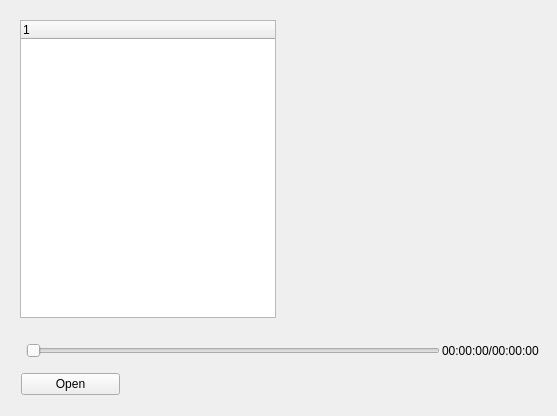
<?xml version="1.0" encoding="UTF-8"?>
<ui version="4.0">
 <class>ReviewWidget</class>
 <widget class="QWidget" name="ReviewWidget">
  <property name="geometry">
   <rect>
    <x>0</x>
    <y>0</y>
    <width>557</width>
    <height>416</height>
   </rect>
  </property>
  <property name="windowTitle">
   <string>Form</string>
  </property>
  <layout class="QVBoxLayout" name="verticalLayout" stretch="5,1">
   <item>
    <widget class="QWidget" name="main_widget" native="true">
     <property name="styleSheet">
      <string notr="true">font: 9pt &quot;微软雅黑&quot;;</string>
     </property>
     <layout class="QHBoxLayout" name="horizontalLayout_3" stretch="1,4">
      <property name="spacing">
       <number>9</number>
      </property>
      <property name="leftMargin">
       <number>9</number>
      </property>
      <property name="topMargin">
       <number>9</number>
      </property>
      <property name="rightMargin">
       <number>9</number>
      </property>
      <property name="bottomMargin">
       <number>9</number>
      </property>
      <item>
       <widget class="QTreeWidget" name="treeMain">
        <property name="sizePolicy">
         <sizepolicy hsizetype="Fixed" vsizetype="Expanding">
          <horstretch>0</horstretch>
          <verstretch>0</verstretch>
         </sizepolicy>
        </property>
        <property name="minimumSize">
         <size>
          <width>0</width>
          <height>0</height>
         </size>
        </property>
        <column>
         <property name="text">
          <string notr="true">1</string>
         </property>
        </column>
       </widget>
      </item>
      <item>
       <widget class="QWidget" name="main_video_widget" native="true">
        <property name="sizePolicy">
         <sizepolicy hsizetype="Expanding" vsizetype="Expanding">
          <horstretch>0</horstretch>
          <verstretch>0</verstretch>
         </sizepolicy>
        </property>
        <property name="styleSheet">
         <string notr="true">QLabel{border:2px solid #242424;}</string>
        </property>
        <layout class="QVBoxLayout" name="verticalLayout_2"/>
       </widget>
      </item>
     </layout>
    </widget>
   </item>
   <item>
    <widget class="QWidget" name="widget" native="true">
     <layout class="QVBoxLayout" name="verticalLayout_3" stretch="1,1">
      <property name="spacing">
       <number>5</number>
      </property>
      <property name="leftMargin">
       <number>5</number>
      </property>
      <property name="topMargin">
       <number>5</number>
      </property>
      <property name="rightMargin">
       <number>5</number>
      </property>
      <property name="bottomMargin">
       <number>5</number>
      </property>
      <item>
       <widget class="QWidget" name="widget_2" native="true">
        <layout class="QHBoxLayout" name="horizontalLayout" stretch="6,1">
         <property name="spacing">
          <number>2</number>
         </property>
         <property name="leftMargin">
          <number>10</number>
         </property>
         <property name="topMargin">
          <number>5</number>
         </property>
         <property name="rightMargin">
          <number>2</number>
         </property>
         <property name="bottomMargin">
          <number>5</number>
         </property>
         <item>
          <widget class="QSlider" name="m_slider">
           <property name="orientation">
            <enum>Qt::Horizontal</enum>
           </property>
          </widget>
         </item>
         <item>
          <widget class="QLabel" name="m_labelDuration">
           <property name="text">
            <string>00:00:00/00:00:00</string>
           </property>
          </widget>
         </item>
        </layout>
       </widget>
      </item>
      <item>
       <widget class="QWidget" name="control_widget" native="true">
        <layout class="QHBoxLayout" name="horizontalLayout_2" stretch="1,2,2">
         <property name="spacing">
          <number>20</number>
         </property>
         <property name="leftMargin">
          <number>5</number>
         </property>
         <property name="topMargin">
          <number>5</number>
         </property>
         <property name="rightMargin">
          <number>5</number>
         </property>
         <property name="bottomMargin">
          <number>5</number>
         </property>
         <item>
          <widget class="QPushButton" name="openButton">
           <property name="text">
            <string>Open</string>
           </property>
          </widget>
         </item>
         <item>
          <widget class="QWidget" name="widget_3" native="true">
           <layout class="QHBoxLayout" name="horizontalLayout_4">
            <property name="spacing">
             <number>2</number>
            </property>
            <property name="leftMargin">
             <number>2</number>
            </property>
            <property name="topMargin">
             <number>2</number>
            </property>
            <property name="rightMargin">
             <number>2</number>
            </property>
            <property name="bottomMargin">
             <number>2</number>
            </property>
            <item>
             <widget class="QtAVPlayerControls" name="controls" native="true"/>
            </item>
           </layout>
          </widget>
         </item>
         <item>
          <spacer name="horizontalSpacer">
           <property name="orientation">
            <enum>Qt::Horizontal</enum>
           </property>
           <property name="sizeHint" stdset="0">
            <size>
             <width>40</width>
             <height>20</height>
            </size>
           </property>
          </spacer>
         </item>
        </layout>
       </widget>
      </item>
     </layout>
    </widget>
   </item>
  </layout>
 </widget>
 <customwidgets>
  <customwidget>
   <class>QtAVPlayerControls</class>
   <extends>QWidget</extends>
   <header location="global">qtavplayercontrols.h</header>
   <container>1</container>
  </customwidget>
 </customwidgets>
 <resources/>
 <connections/>
</ui>
